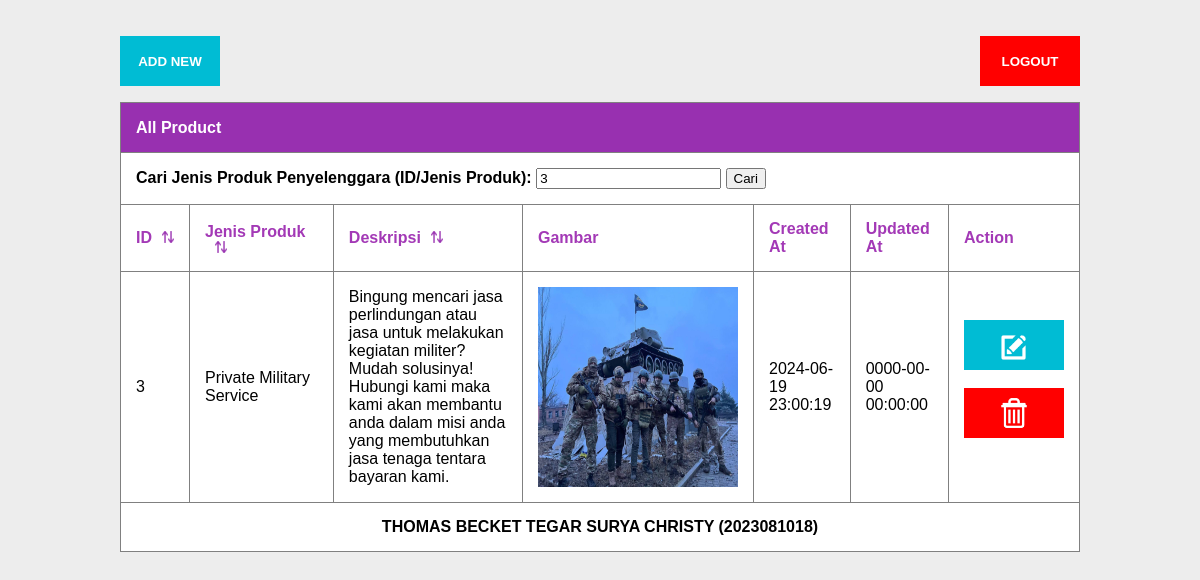
The page /home.php?keyword=3 (signed in) on the database its author committed.
### tables this page shows
CREATE TABLE `jasa_penyelenggara` (
  `id` int(11) NOT NULL,
  `jenis_produk` varchar(255) NOT NULL,
  `deskripsi` text NOT NULL,
  `gambar` text NOT NULL,
  `dibuat` datetime NOT NULL,
  `dibuat_oleh` varchar(255) NOT NULL,
  `diupdate` datetime NOT NULL,
  `diupdate_oleh` varchar(255) NOT NULL
);

### backend/fungsi.php (called while the page is built, shortened)
<?php
include 'koneksi.php';
include 'jasa-penyelenggara.php';
$db = new koneksidb();
$db->koneksi();
$produk = new JasaPenyelenggara($db);
?>

### backend/jasa-penyelenggara.php (called while the page is built, shortened)
<?php
class JasaPenyelenggara {
    private $db;
    public function __construct($db) {
        $this->db = $db;
    }
    public function ambilDataJasaPenyelenggara($dataPenyelenggara) {
        $sql = "SELECT * FROM jasa_penyelenggara $dataPenyelenggara";
        return $this->db->fetchData($sql);
    }
    public function cariDataJasaPenyelenggara($keyword) {
        $dataPenyelenggara = '';
        if (!empty($keyword)) {
            $dataPenyelenggara = "WHERE id LIKE '%$keyword%' OR jenis_produk LIKE '%$keyword%'";
        }
        return $dataPenyelenggara;
    }
}
?>

### backend/koneksi.php (called while the page is built, shortened)
<?php
class koneksidb {
    private $server = "localhost";
    private $user = "root";
    private $password = "";
    private $database = "aplikasi_website_jasa_penyelenggara";
    private $koneksi;
    public function koneksi() {
        $this->koneksi = new mysqli($this->server, $this->user, $this->password, $this->database);
    }
    public function query($sql) {
        return $this->koneksi->query($sql);
    }
    public function fetchData($sql) {
        $result = $this->query($sql);
        $rows = [];
        if ($result->num_rows > 0) {
            while ($row = $result->fetch_assoc()) {
                $rows[] = $row;
            }
        }
        return $rows;
    }
}
?>

### home.php (the view, shortened to what this page needs)
<?php
include 'backend/fungsi.php';
$keyword = isset($_GET['keyword']) ? $_GET['keyword'] : '';
if (!empty($keyword)) {
    $data = $produk->ambilDataJasaPenyelenggara($produk->cariDataJasaPenyelenggara($keyword));
}
else {
    $data = sortingProduk($produk);
}
?>
<!DOCTYPE html>
<html>
    <head>
        <link rel="stylesheet" type="text/css" href="css/home.css">
        <link rel="stylesheet" type="text/css" href="css/modal-tambah-edit.css">
    </head>
    <body style="background-color: #ededed;">
    <div class="container">
        <br />
        <br />
        <div style="display: flex;">
            <button id="tombolTambahData" style="background-color: #00bcd4; color: white; border: none; cursor: pointer; margin-right: auto; height: 50px; width: 100px; text-align: center;"><b>ADD NEW</b></button>
            <form method="POST" action="" style="display: inline;">
                <button type="submit" name="logout" style="background-color: red; color: white; border: none; cursor: pointer; margin-left: auto; height: 50px; width: 100px; text-align: center;"><b>LOGOUT</b></button>
            </form>
        </div>
        <table border='1' bgcolor="white">
            <tr>
                <th colspan='7' bgcolor="#9830b0" style='text-align: left; color: white; height: 50px;'>All Product</th>
            </tr>
            <tr>
                <form method='GET' action=''>
                    <th colspan='7'>
                        <label for='keyword'>Cari Jenis Produk Penyelenggara (ID/Jenis Produk):</label>
                        <input type='text' id='keyword' name='keyword' value='<?php echo htmlspecialchars($keyword, ENT_QUOTES); ?>'>
                        <input type='submit' value='Cari'>
                    </th>
                </form>
            </tr>
            <tr style='color: a339b6;'>
                <th>ID<img src="asset/sort-icon.png" style='width:12px; height:12px; margin-left: 10px;' onclick="sortTable('id')" /></th>
                <th>Jenis Produk<img src="asset/sort-icon.png" style='width:12px; height:12px; margin-left: 10px;' onclick="sortTable('jenis_produk')" /></th>
                <th>Deskripsi<img src="asset/sort-icon.png" style='width:12px; height:12px; margin-left: 10px;' onclick="sortTable('deskripsi')" /></th>
                <th>Gambar</th>
                <th>Created At</th>
                <th>Updated At</th>
                <th>Action</th>
            </tr>
            <?php
                if (isset($data) && is_array($data)) {
                    foreach ($data as $row) {
                        echo "<tr>";
                        echo "<td>" . $row['id'] . "</td>";
                        echo "<td>" . $row['jenis_produk'] . "</td>";
                        echo "<td>" . $row['deskripsi'] . "</td>";
                        echo "<td><img src='image/" . $row['gambar'] . "' style='width:200px; height:200px;'/></td>";
                        echo "<td>" . $row['dibuat'] . "</td>";
                        echo "<td>" . $row['diupdate'] . "</td>";
                        echo "<td>
                                <button class='tombolEditData' data-id='" . $row['id'] . "' data-jenis-produk='" . $row['jenis_produk'] . "' data-deskripsi='" . $row['deskripsi'] . "' data-gambar='" . $row['gambar'] . "' style='background-color: #00bcd4; color: white; border: none; padding: 10px 25px; cursor: pointer; height: 50px; width: 100px;'>
                                    <b><img src='asset/edit-icon.png' style='width: 35px; height: 35px;'/></b>
                                </button>
                                <br />
                                <br />
                                <form method='POST' action='' name='form-hapus' onsubmit='return konfirmasiHapus();'>
                                    <input type='hidden' name='id' value='" . $row['id'] . "'>
                                    <button type='submit' name='hapus-produk' style='background-color: red; color: white; border: none; padding: 10px 25px; cursor: pointer; height: 50px; width: 100px;'>
                                        <b><img src='asset/delete-icon.png' style='width: 30px; height: 30px;'/></b>
                                    </button>
                                </form>
                              </td>";
                        echo "</tr>";
                    }
                }
                else {
                    echo "<tr><td colspan='7'>Data tidak ditemukan atau tidak ada untuk ditampilkan.</td></tr>";
                }
            ?>
            <tr>
                <th colspan='7' style='text-align: center;'>THOMAS BECKET TEGAR SURYA CHRISTY (2023081018)</th>
            </tr>
        </table>
    </div>
    </body>
</html>

### css/home.css (style rules this page uses)
body, html { height: 100%; margin: 0; display: flex; flex-direction: column; align-items: center; justify-content: flex-start; font-family: Arial, sans-serif; }
.container { width: 80%; }
table { border-collapse: collapse; width: 100%; }
th, td { text-align: left; padding: 15px; }
th:nth-child(2), td:nth-child(2) { width: 15%; }

### rows shown on the page
jasa_penyelenggara: id "3", jenis_produk "Private Military Service", deskripsi "Bingung mencari jasa perlindungan atau jasa untuk melakukan kegiatan militer? Mudah solusinya! Hubungi kami maka kami akan membantu anda dalam misi anda yang membutuhkan jasa tenaga tentara bayaran kami.", gambar (picture), dibuat "2024-06-19 23:00:19", diupdate "0000-00-00 00:00:00"
